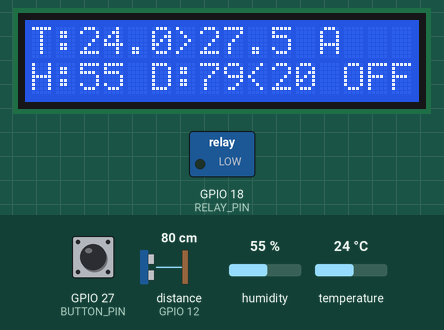
Simulated run of this sketch. Board: ESP32. On the bench: 16×2 character LCD, switched loads named in the sketch (green lamp = pin HIGH). Wiring (inferred from the names in the program): ultrasonic range finder: trigger GPIO 13; echo GPIO 12. The inputs (shaded band) are chosen by the test bench; at power-on: GPIO 27 (BUTTON_PIN) HIGH, distance to the obstacle (sensor on GPIO 12) 80 cm, humidity 55 %, temperature 24 °C. The echo pulse lasts 58.3 µs per cm; WiFi joins after 1.5 s; servers stay silent unless stated; no MQTT or app messages arrive unless stated; pins used as bus, display or sensor lines are not drawn; what the sketch prints to the serial monitor is not drawn.

Above: at 2.8 s.
2.9 s: GPIO 27 (BUTTON_PIN) pulled LOW for 3.2 s
At 6.8 s:
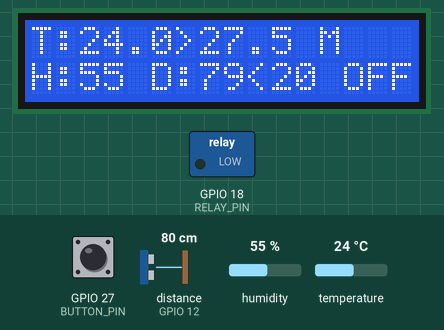
7.6 s: GPIO 27 (BUTTON_PIN) pulled LOW for 0.15 s
At 9.2 s:
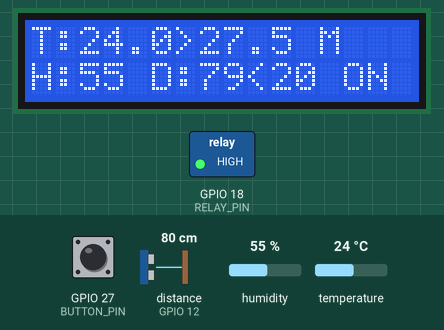
16.9 s: distance to the obstacle (sensor on GPIO 12) set to 2 cm
At 19.2 s:
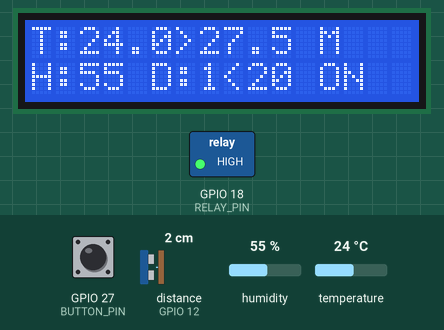
19.5 s: GPIO 27 (BUTTON_PIN) pulled LOW for 1 s
At 21.6 s:
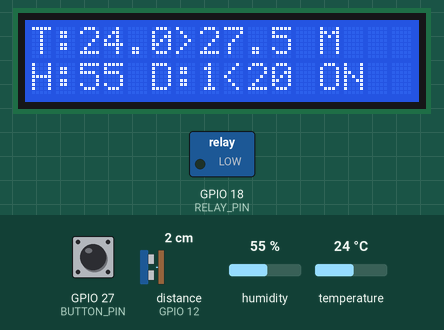
23.5 s: humidity set to 22 %
At 26.6 s:
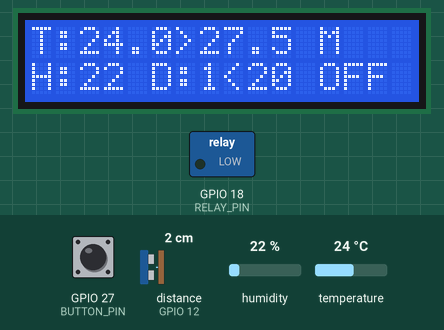
27.5 s: temperature set to 12 °C
At 30.9 s:
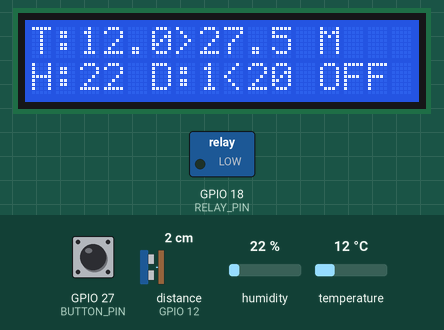
Timing chart, 0 to 32.4 s (numbered marks = the images above; inputs shaded):
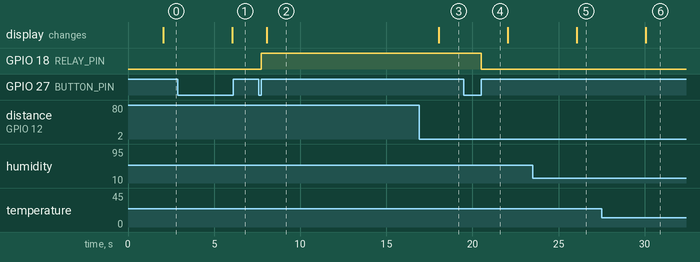

The sketch:

Source_SensorSolutions_Final.ino
```cpp
#include <WiFi.h>
#include <WiFiManager.h>
#include <PubSubClient.h>
#include <ArduinoJson.h>
#include "DHT.h"
#include <LiquidCrystal_I2C.h>

/* ================== PIN ================== */
#define DHTPIN 4
#define DHTTYPE DHT11

#define RELAY_PIN 18        // KY-019 (Active LOW)
#define ACTIVE_LOW 0

#define TRIG_PIN 13
#define ECHO_PIN 12

#define BUTTON_PIN 27
#define LONG_PRESS_TIME 1500   // ms

/* ================== MQTT ================== */
const char* MQTT_HOST    = "app.coreiot.io";
const int   MQTT_PORT    = 1883;
const char* ACCESS_TOKEN = "ACCESS_TOKEN";

WiFiClient wifiClient;
PubSubClient client(wifiClient);

/* ================== DEVICE ================== */
DHT dht(DHTPIN, DHTTYPE);
LiquidCrystal_I2C lcd(0x27, 16, 2);

/* ================== STATE ================== */
bool  relayState        = false;
bool  fanAuto           = true;

float tempThreshold     = 27.5;
int   distanceThreshold = 20;

float temp = 0, hum = 0;
int   distanceCM = 0;

/* ================== BUTTON ================== */
bool lastButtonState = HIGH;
unsigned long buttonPressTime = 0;
bool longPressHandled = false;

/* ================== RELAY ================== */
void setRelay(bool on)
{
    relayState = on;
    digitalWrite(RELAY_PIN, ACTIVE_LOW ? !on : on);
}

/* ================== ULTRASONIC ================== */
int readDistanceCM()
{
    digitalWrite(TRIG_PIN, LOW);
    delayMicroseconds(2);
    digitalWrite(TRIG_PIN, HIGH);
    delayMicroseconds(10);
    digitalWrite(TRIG_PIN, LOW);

    long duration = pulseIn(ECHO_PIN, HIGH, 30000);
    if (duration == 0) return 999;

    return duration * 0.034 / 2;
}

/* ================== BUTTON ================== */
void handleButton()
{
    bool currentState = digitalRead(BUTTON_PIN);

    // Nhấn xuống
    if (lastButtonState == HIGH && currentState == LOW)
    {
        buttonPressTime = millis();
        longPressHandled = false;
    }

    // Giữ lâu → đổi AUTO / MANUAL
    if (currentState == LOW && !longPressHandled)
    {
        if (millis() - buttonPressTime >= LONG_PRESS_TIME)
        {
            fanAuto = !fanAuto;
            longPressHandled = true;

            Serial.print("Mode -> ");
            Serial.println(fanAuto ? "AUTO" : "MANUAL");

            if (!fanAuto)
                setRelay(false);
        }
    }

    // Nhấn ngắn trong MANUAL
    if (lastButtonState == LOW && currentState == HIGH)
    {
        if (!longPressHandled && !fanAuto)
        {
            setRelay(!relayState);
            Serial.println(relayState ? "Relay ON (MANUAL)" : "Relay OFF (MANUAL)");
        }
    }

    lastButtonState = currentState;
}

/* ================== MQTT CALLBACK ================== */
void callback(char* topic, byte* payload, unsigned int length)
{
    payload[length] = 0;

    StaticJsonDocument<256> doc;
    if (deserializeJson(doc, payload)) return;

    String method = doc["method"];

    if (method == "setStateFan")
        fanAuto = doc["params"];

    if (method == "setTempThreshold")
        tempThreshold = doc["params"];

    if (method == "setDistanceThreshold")
        distanceThreshold = doc["params"];

    if (method == "setRelay" && !fanAuto)
        setRelay(doc["params"]);
}

/* ================== WIFI ================== */
void connectWiFi()
{
    WiFiManager wm;
    wm.setConfigPortalTimeout(180);

    if (!wm.autoConnect("ESP32-CONFIG-PHUC-AN", "password"))
        ESP.restart();
}

/* ================== MQTT ================== */
void connectMQTT()
{
    client.setServer(MQTT_HOST, MQTT_PORT);
    client.setCallback(callback);

    while (!client.connected())
    {
        if (client.connect("ESP32", ACCESS_TOKEN, NULL))
            client.subscribe("v1/devices/me/rpc/request/+");
        else
            delay(1000);
    }
}

/* ================== SETUP ================== */
void setup()
{
    Serial.begin(115200);

    pinMode(RELAY_PIN, OUTPUT);
    pinMode(TRIG_PIN, OUTPUT);
    pinMode(ECHO_PIN, INPUT);
    pinMode(BUTTON_PIN, INPUT_PULLUP);

    setRelay(false);

    dht.begin();
    lcd.init();
    lcd.backlight();

    connectWiFi();
    connectMQTT();
}

/* ================== LOOP ================== */
void loop()
{
    handleButton();

    if (!client.connected())
        connectMQTT();
    client.loop();

    static unsigned long lastRead = 0;
    if (millis() - lastRead < 2000) return;
    lastRead = millis();

    temp = dht.readTemperature();
    hum  = dht.readHumidity();
    distanceCM = readDistanceCM();

    if (fanAuto)
    {
        if (temp > tempThreshold && distanceCM < distanceThreshold)
            setRelay(true);
        else
            setRelay(false);
    }

    /* ===== LCD ===== */
    lcd.clear();
    lcd.setCursor(0, 0);
    lcd.printf("T:%.1f>%.1f %s", temp, tempThreshold, fanAuto ? "A" : "M");

    lcd.setCursor(0, 1);
    lcd.printf("H:%.0f D:%d<%d %s", hum, distanceCM, distanceThreshold, relayState ? "ON" : "OFF");

    StaticJsonDocument<256> doc;
    doc["temperature"]       = temp;
    doc["humidity"]          = hum;
    doc["distance"]          = distanceCM;
    doc["relay"]             = relayState;
    doc["fanAuto"]           = fanAuto;
    doc["tempThreshold"]     = tempThreshold;
    doc["distanceThreshold"] = distanceThreshold;

    char buffer[256];
    serializeJson(doc, buffer);
    client.publish("v1/devices/me/telemetry", buffer);

    Serial.printf(
        "T=%.1f H=%.1f D=%d Relay=%d Mode=%s\n",
        temp, hum, distanceCM, relayState,
        fanAuto ? "AUTO" : "MANUAL"
    );
}
```

Measured:
- after the input at 2.9 s, the display: changes after 3.2 s (image 1)
- after the input at 7.6 s, GPIO 18 (RELAY_PIN): LOW → HIGH after 0.15 s; the display: changes after 0.45 s (image 2)
- after the input at 16.9 s, the display: changes after 1.2 s (image 3)
- after the input at 19.5 s, GPIO 18 (RELAY_PIN): HIGH → LOW after 1.0 s
- after the input at 23.5 s, the display: changes after 2.6 s (image 5)
- after the input at 27.5 s, the display: changes after 2.6 s (image 6)
